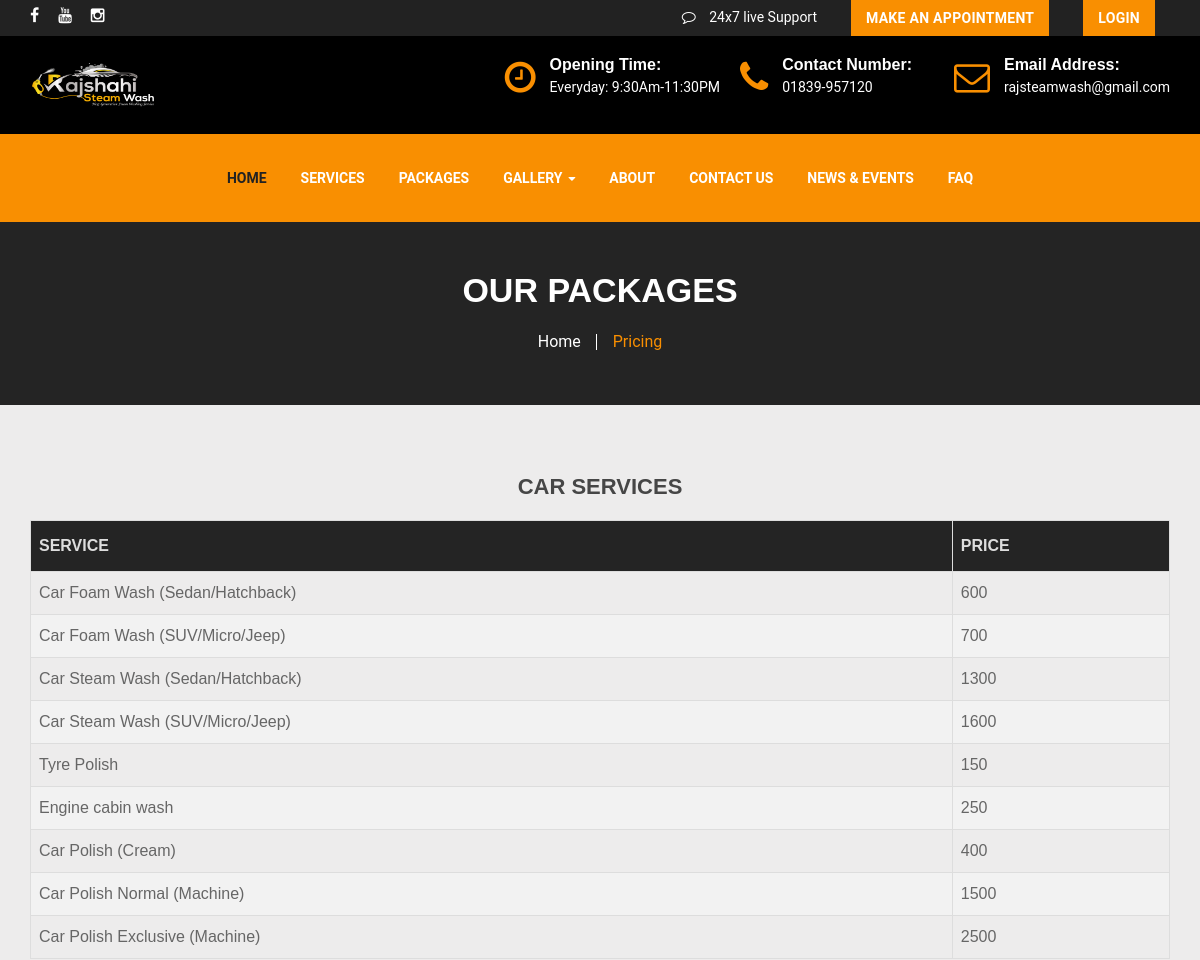
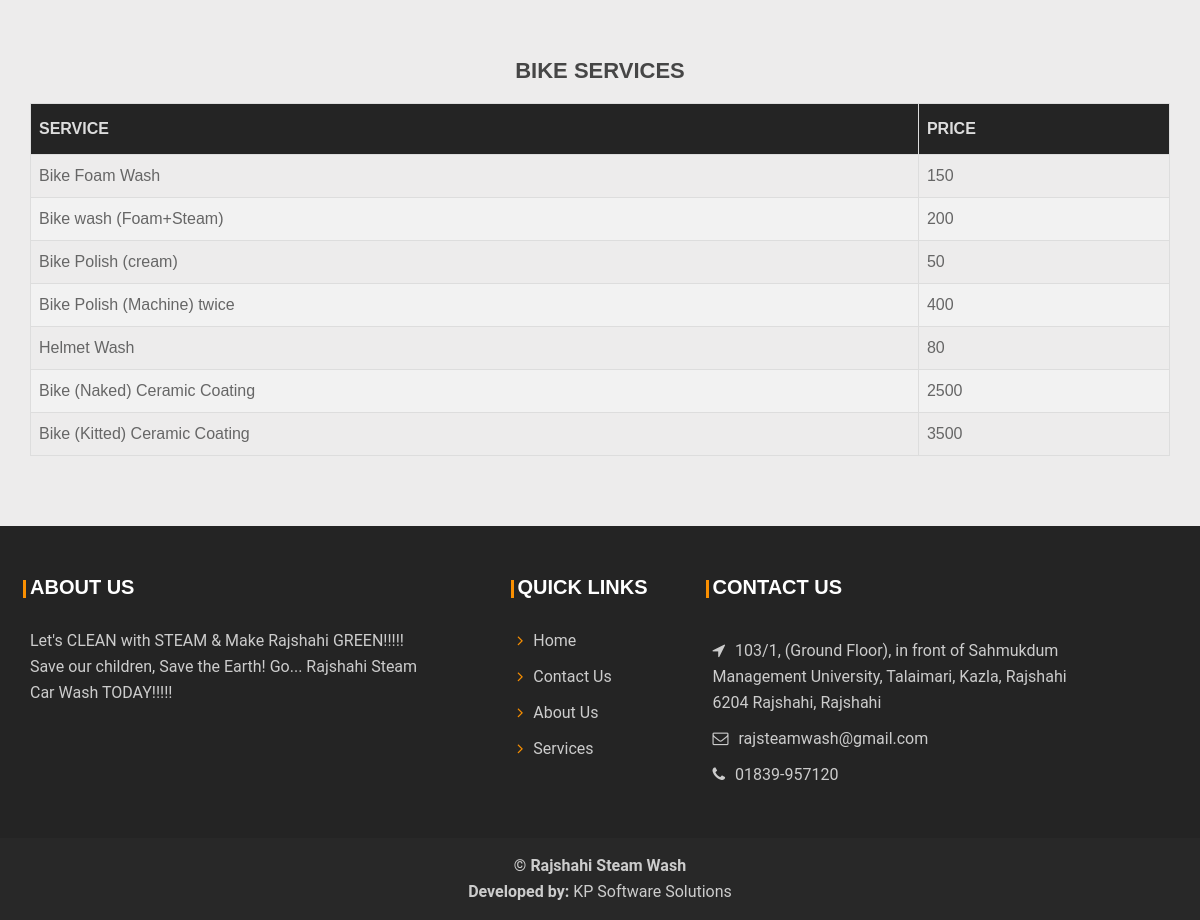
The page /packages.php on the database its author committed (2 pictures, top to bottom).
### tables this page shows
CREATE TABLE `Services` (
  `id` int(11) NOT NULL,
  `service` varchar(50) NOT NULL,
  `price` int(11) NOT NULL,
  `category` varchar(50) NOT NULL
);

### packages.php (the view, shortened to what this page needs)
<?php
include('connection.php');
?>
<!DOCTYPE html>
<html dir="ltr" lang="en">
<head>
    <link rel="stylesheet" href="css/bootstrap.min.css">
    <link rel="stylesheet" href="css/font-awesome.min.css">
    <link rel="stylesheet" href="css/owl.carousel.css">
    <link rel="stylesheet" href="css/animate.css">
    <link rel="stylesheet" href="css/main.css">
    <link rel="stylesheet" href="style.css">
    <link rel="stylesheet" href="css/meanmenu.min.css">
    <link rel="stylesheet" href="css/responsive.css">
</head>
<body>
    <header>
        <div class="hd-sec">
            <div class="container">
                <div class="row">
                    <div class="col-md-4 col-sm-3">
                        <div class="hd-rgt">
                            <ul>
                                <li><a href="https://www.facebook.com/rajshahisteamwash" target="_blank"><i class="fa fa-facebook"></i></a></li>
                                <li><a href="https://www.youtube.com/channel/UCrKgDa8yJDeyV2Y4AeW97qA" target="_blank"><i class="fa fa-youtube"></i></a></li>
                                <li><a href="https://www.instagram.com/rajshahi_steam/" target="_blank"><i class="fa fa-instagram"></i></a></li>
                            </ul>
                        </div>
                    </div>
                    <div class="col-md-8 col-sm-9">
                        <div class="hd-lft">
                            <ul>
                                <li><i class="fa fa-comment-o"></i> 24x7 live Support</li>
                                <li><a href="user/dashboard.php" class="btn appoitment-btn">Make An Appointment</a></li>
                                <li> <a href="login.php" class="btn login-btn"> Login </a> </li>
                            </ul>
                        </div>
                    </div>
                </div>
            </div>
        </div>
        <div class="hd-bottom-sec">
            <div class="container">
                <div class="row">
                    <div class="col-md-3 col-sm-3">
                        <div class="logo">
                            <a href="index.php"> <img src="img/logo.png" style="width: 126px; height: 46px;"> </a>
                        </div>
                    </div>
                    <div class="col-md-9 col-sm-9">
                        <div class="contact-intro">
                            <div class="info-intro">
                                <i class="fa fa-envelope-o"></i>
                                <div class="info-text">
                                    <h5>Email Address: </h5>
                                    <span>rajsteamwash@gmail.com</span>
                                </div>
                            </div>
                            <div class="info-intro" style="width: 194px; text-align: left;">
                                <i class="fa fa fa-phone"></i>
                                <div class="info-text">
                                    <h5>Contact Number:</h5>
                                    <span>01839-957120</span>
                                </div>
                            </div>
                            <div class="info-intro">
                                <i class="fa fa fa-clock-o"></i>
                                <div class="info-text">
                                    <h5>Opening Time:</h5>
                                    <span>Everyday: 9:30Am-11:30PM</span>
                                </div>
                            </div>
                        </div>
                    </div>
                </div>
            </div>
        </div>
        <div class="mnmenu-sec">
            <div class="container">
                <div class="row">
                    <div class="col-md-12">
                        <div class="menu">
                            <nav id="main-menu" class="main-menu">
                                <ul>
                                    <li class="active"><a href="index.php">Home</a></li>
                                    <li><a href="services.php">Services</a></li>
                                    <li><a href="packages.php">Packages</a></li>
                                    <li><a href="">Gallery<i class="fa fa-caret-down"> </i> </a>
                                    </li>
                                    <li><a href="about.php">About</a></li>
                                    <li><a href="contact.php">Contact Us</a></li>
                                    <li><a href="notice.php">News & Events</a></li>
                                    <li><a href="faq.php">FAQ</a></li>
                                </ul>
                            </nav>
                        </div>
                    </div>
                </div>
            </div>
        </div>
    </header>
    <div class="pagehding-sec">
        <div class="container">
            <div class="row">
                <div class="col-lg-12 col-md-12 col-sm-12 col-xs-12">
                    <div class="page-heading">
                        <h1>Our Packages</h1>
                        <ul>
                            <li><a href="index.php">Home</a></li>
                            <li><a href="">Pricing</a></li>
                        </ul>
                    </div>
                </div>
            </div>
        </div>
    </div>
    <div class="packages">
        <div class="container">
            <div class="package-table">
                <h2>CAR SERVICES</h2>
                <table id="price">
                    <thead>
                        <tr>
                            <th>SERVICE</th>
                            <th>PRICE</th>
                        </tr>
                    </thead>
                    <tbody>
                        <?php
                        $sql = "SELECT * FROM Services WHERE category=1";
                        $query = $dbh->prepare($sql);
                        $query->execute();
                        $results = $query->fetchAll(PDO::FETCH_OBJ);
                        if ($query->rowCount() > 0) {
                            foreach ($results as $result) {    ?>
                                <tr>
                                    <td><?php echo htmlentities($result->service); ?></td>
                                    <td><?php echo htmlentities($result->price); ?></td>
                                <?php } ?>
                                </tr>
                            <?php } else { ?>
                                <tr>
                                    <td colspan="6" style="color:red;">No Record found</td>
                                </tr>
                            <?php } ?>
                    </tbody>
                </table>
            </div>
            <div class="package-table">
                <h2>BIKE SERVICES</h2>
                <table id="price">
                    <thead>
                        <tr>
                            <th>SERVICE</th>
                            <th>PRICE</th>
                        </tr>
                    </thead>
                    <tbody>
                        <?php
                        $sql = "SELECT * FROM Services WHERE category=2";
                        $query = $dbh->prepare($sql);
                        $query->execute();
                        $results = $query->fetchAll(PDO::FETCH_OBJ);
                        if ($query->rowCount() > 0) {
                            foreach ($results as $result) {    ?>
                                <tr>
                                    <td><?php echo htmlentities($result->service); ?></td>
                                    <td><?php echo htmlentities($result->price); ?></td>
                                <?php } ?>
                                </tr>
                            <?php } else { ?>
                                <tr>
                                    <td colspan="6" style="color:red;">No Record found</td>
                                </tr>
                            <?php } ?>
                    </tbody>
                </table>
            </div>
        </div>
    </div>
    <footer>
        <div class="footer-sec">
            <div class="container">
                <div class="row">
                    <div class="col-md-5 col-sm-6">
                        <div class="footer-wedget-one">
                            <h2>About Us</h2>
                            <p>Let's CLEAN with STEAM & Make Rajshahi GREEN!!!!! <br>
                                Save our children, Save the Earth!
                                Go... Rajshahi Steam <br> Car Wash TODAY!!!!!</p>
                        </div>
                    </div>
                    <div class="col-md-2 col-sm-6">
                        <div class="footer-wedget-two">
                            <h2>quick links</h2>
                            <ul>
                                <li><a href="index.php">Home</a></li>
                                <li><a href="contact.php">Contact us</a></li>
                                <li><a href="about.php">About Us</a></li>
                                <li><a href="services.php">Services</a></li>
                            </ul>
                        </div>
                    </div>
                    <div class="col-md-4 col-sm-6">
                        <div class="footer-wedget-three">
                            <h2>Contact us</h2>
                            <ul>
                                <li><i class="fa fa-location-arrow"></i>103/1, (Ground Floor), in front of Sahmukdum Management University, Talaimari, Kazla, Rajshahi 6204 Rajshahi, Rajshahi</li>
                                <li><i class="fa fa-envelope-o"></i>rajsteamwash@gmail.com</li>
                                <li><i class="fa fa-phone"></i>01839-957120</li>
                            </ul>
                        </div>
                    </div>
                </div>
            </div>
        </div>
        <div class="footer-bottom-sec">
            <div class="container">
                <div class="row">
                    <div class="col-md-12">
                        <div class="copy-right">
                            <p>&copy; Rajshahi Steam Wash</p>
                            <p> Developed by: <a href="https://www.kpsoftwaresolutions.org/" target="_blank"> KP Software Solutions </a> </p>
                        </div>
                    </div>
                </div>
            </div>
        </div>
    </footer>
</body>
</html>

### css/main.css (style rules this page uses)
* { margin: 0; padding: 0; border: 0; outline: none; }
html, body { height: 100%; width: 100%; font-size: 16px; color: #666666; font-family: "Raleway", sans-serif; vertical-align: baseline; line-height: 26px; overflow-x: hidden; }
img { max-width: 100%; height: auto; }
p { margin: 0 0 20px; }
h1, h2, h3, h4, h5, h6 { margin: 0 0 20px; font-weight: 600; font-family: "Raleway", sans-serif; color: #464646; }
h1 { font-size: 32px; }
h2 { font-size: 22px; }
a { transition: all 0.5s ease-out; text-decoration: none; color: #464646; }
ul { list-style: outside none none; margin: 0; padding: 0; }
.hd-sec { background: #222 none repeat scroll 0 0; }
.hd-lft li { color: #fff; display: inline-block; padding: 0 15px; position: relative; font-size: 14px; }
.hd-lft li i { margin-right: 10px; color: #fff; }
.hd-rgt { float: left; }
.hd-rgt li { display: inline-block; margin-right: 15px; margin-top: 3px; }
.btn.appoitment-btn { background: #f98f01 none repeat scroll 0 0; border-radius: 0; color: #fff; }
.btn.login-btn { background: #f98f01 none repeat scroll 0 0; border-radius: 0; color: #fff; }
.hd-rgt li a i { color: #fff; }
.hd-lft { float: right; }
.hd-bottom-sec { padding: 20px 0; background-color: #000; }
.info-intro { display: inline-block; margin-left: 20px; float: right; }
.info-text h5 { color: white; font-size: 16px; margin-bottom: 0; }
.info-text a, .info-text span { color: white; font-size: 14px; }
.info-intro i { color: #f98f01; font-size: 36px; margin-right: 10px; position: relative; top: -2px; }
.info-text { display: inline-block; }
.mnmenu-sec { background: #f98f01 none repeat scroll 0 0; }
.logo { padding: 6px 0; }
.main-menu ul { text-align: center; list-style: none outside none; margin: 0; padding: 0; position: relative; }
.main-menu ul > li { display: inline-block; padding: 0; position: relative; }
.main-menu ul li a { color: #fff; display: block; font-size: 14px; font-weight: bold; padding: 20px; position: relative; text-decoration: none; text-transform: uppercase; transition: all 0.4s ease 0s; }
.main-menu ul li.active a { color: #222; position: relative; }
.main-menu ul li a i { margin-left: 6px; font-size: 12px; }
.pagehding-sec { background-color: #242424; background-position: center center; background-repeat: no-repeat; padding: 50px 0; position: relative; }
.page-heading h1 { font-size: 34px; color: #fff; text-transform: uppercase; font-weight: bold; }
.page-heading { text-align: center; }
.page-heading li { display: inline-block; position: relative; padding: 0px 14px; }
.page-heading li a { color: #fff; }
.page-heading li:last-child a { color: #f98f01; }
.page-heading li::before { border-right: 1px solid #fff; content: ""; height: 60%; position: absolute; right: -2px; top: 5px; }
.page-heading li:last-child::before { display: none; }
.footer-sec { background: #242424 none repeat scroll 0 0; padding: 50px 0; }
.footer-sec h2 { color: #fff; font-size: 20px; margin-bottom: 10px; position: relative; text-transform: uppercase; padding-bottom: 10px; margin-bottom: 20px; }
.footer-sec h2:before { border-left: 3px solid #f98f01; top: 4px; content: ""; position: absolute; height: 18px; left: -7px; }
.footer-sec p { color: #ccc; }
.footer-wedget-three li i { display: inline-block; margin-right: 10px; }
.footer-wedget-three li { color: #ccc; padding-top: 10px; }
.footer-wedget-two li { padding-bottom: 10px; }
.footer-wedget-two li a { color: #ccc; text-transform: capitalize; display: inline-block; transition: all 0.4s ease-in-out 0s; }
.footer-wedget-two li a:before { content: "\f105"; font-family: "FontAwesome"; color: #f98f01; padding-right: 10px; }
.footer-bottom-sec { background: #282828 none repeat scroll 0 0; padding: 15px 0; }
.footer-bottom-sec p { color: #ccc; font-weight: bold; margin: 0; text-align: center; }
.footer-bottom-sec p a { color: #ccc; }

### css/responsive.css (style rules this page uses)
@media only screen and (min-width: 992px) and (max-width: 3840px) { .main-menu ul li a { padding: 31px 15px; } }

### packages.php (style rules this page uses)
#price { font-family: Arial, Helvetica, sans-serif; border-collapse: collapse; width: 100%; }
#price td, #price th { border: 1px solid #ddd; padding: 8px; text-align: left; }
#price tr:nth-child(even) { background-color: #f2f2f2; }
#price th { padding-top: 12px; padding-bottom: 12px; text-align: left; background-color: #242424; color: #ddd; }
.package-table { padding: 30px 0; }
.package-table h2 { text-align: center; }
.packages { padding: 40px 0; }

### rows shown on the page
services: service "Car Foam Wash (Sedan/Hatchback)", price "600"
services: service "Car Foam Wash (SUV/Micro/Jeep)", price "700"
services: service "Car Steam Wash (Sedan/Hatchback)", price "1300"
services: service "Car Steam Wash (SUV/Micro/Jeep)", price "1600"
services: service "Tyre Polish", price "150"
services: service "Engine cabin wash", price "250"
services: service "Car Polish (Cream)", price "400"
services: service "Car Polish Normal (Machine)", price "1500"
services: service "Car Polish Exclusive (Machine)", price "2500"
services: service "Bike Foam Wash", price "150"
services: service "Bike wash (Foam+Steam)", price "200"
services: service "Bike Polish (cream)", price "50"
services: service "Bike Polish (Machine) twice", price "400"
services: service "Helmet Wash", price "80"
services: service "Bike (Naked) Ceramic Coating", price "2500"
services: service "Bike (Kitted) Ceramic Coating", price "3500"
